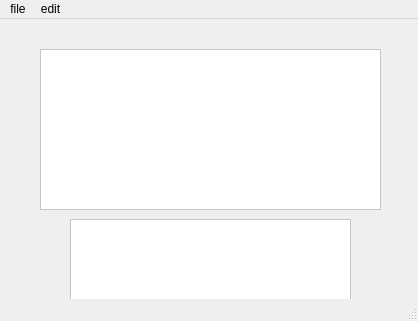
<?xml version="1.0" encoding="UTF-8"?>
<ui version="4.0">
 <class>Mbanter4</class>
 <widget class="QMainWindow" name="Mbanter4">
  <property name="geometry">
   <rect>
    <x>0</x>
    <y>0</y>
    <width>418</width>
    <height>321</height>
   </rect>
  </property>
  <property name="windowTitle">
   <string>Mbanter4</string>
  </property>
  <property name="styleSheet">
   <string notr="true">background-color: qconicalgradient(cx:0.5, cy:0.5, angle:0, stop:0 rgba(35, 40, 3, 255), stop:0.16 rgba(136, 106, 22, 255), stop:0.225 rgba(166, 140, 41, 255), stop:0.285 rgba(204, 181, 74, 255), stop:0.345 rgba(235, 219, 102, 255), stop:0.415 rgba(245, 236, 112, 255), stop:0.52 rgba(209, 190, 76, 255), stop:0.57 rgba(187, 156, 51, 255), stop:0.635 rgba(168, 142, 42, 255), stop:0.695 rgba(202, 174, 68, 255), stop:0.75 rgba(218, 202, 86, 255), stop:0.815 rgba(208, 187, 73, 255), stop:0.88 rgba(187, 156, 51, 255), stop:0.935 rgba(137, 108, 26, 255), stop:1 rgba(35, 40, 3, 255));</string>
  </property>
  <widget class="QWidget" name="centralwidget">
   <widget class="QTextEdit" name="chatwindow">
    <property name="geometry">
     <rect>
      <x>40</x>
      <y>30</y>
      <width>341</width>
      <height>161</height>
     </rect>
    </property>
    <property name="styleSheet">
     <string notr="true">background-color: rgb(255, 255, 255);</string>
    </property>
   </widget>
   <widget class="QTextEdit" name="userwindow">
    <property name="geometry">
     <rect>
      <x>70</x>
      <y>200</y>
      <width>281</width>
      <height>84</height>
     </rect>
    </property>
    <property name="styleSheet">
     <string notr="true">background-color: rgb(255, 255, 255);</string>
    </property>
   </widget>
   <widget class="QLabel" name="person">
    <property name="geometry">
     <rect>
      <x>300</x>
      <y>10</y>
      <width>81</width>
      <height>21</height>
     </rect>
    </property>
    <property name="text">
     <string/>
    </property>
   </widget>
  </widget>
  <widget class="QStatusBar" name="statusbar"/>
  <widget class="QMenuBar" name="menubar">
   <property name="geometry">
    <rect>
     <x>0</x>
     <y>0</y>
     <width>418</width>
     <height>25</height>
    </rect>
   </property>
   <widget class="QMenu" name="menuEdit">
    <property name="title">
     <string>edit</string>
    </property>
    <addaction name="actionCut_2"/>
    <addaction name="actionCopy_2"/>
    <addaction name="actionPaste_2"/>
   </widget>
   <widget class="QMenu" name="menuFile">
    <property name="title">
     <string>file</string>
    </property>
    <addaction name="actionVoice_call"/>
    <addaction name="actionCut_call"/>
    <addaction name="actionCall_duration"/>
    <addaction name="actionChat_history"/>
   </widget>
   <addaction name="menuFile"/>
   <addaction name="menuEdit"/>
  </widget>
  <action name="actionCut">
   <property name="text">
    <string>cut</string>
   </property>
  </action>
  <action name="actionCopy">
   <property name="text">
    <string>copy</string>
   </property>
  </action>
  <action name="actionPaste">
   <property name="text">
    <string>paste</string>
   </property>
  </action>
  <action name="actionVoice_chat">
   <property name="text">
    <string>voice chat</string>
   </property>
  </action>
  <action name="actionCut_2">
   <property name="text">
    <string>cut</string>
   </property>
  </action>
  <action name="actionCopy_2">
   <property name="text">
    <string>copy</string>
   </property>
  </action>
  <action name="actionPaste_2">
   <property name="text">
    <string>paste</string>
   </property>
  </action>
  <action name="actionVoice_call">
   <property name="text">
    <string>voice call</string>
   </property>
  </action>
  <action name="actionCut_call">
   <property name="text">
    <string>cut call</string>
   </property>
  </action>
  <action name="actionCall_duration">
   <property name="text">
    <string>call duration</string>
   </property>
  </action>
  <action name="actionChat_history">
   <property name="text">
    <string>chat history</string>
   </property>
  </action>
 </widget>
 <resources/>
 <connections/>
</ui>
